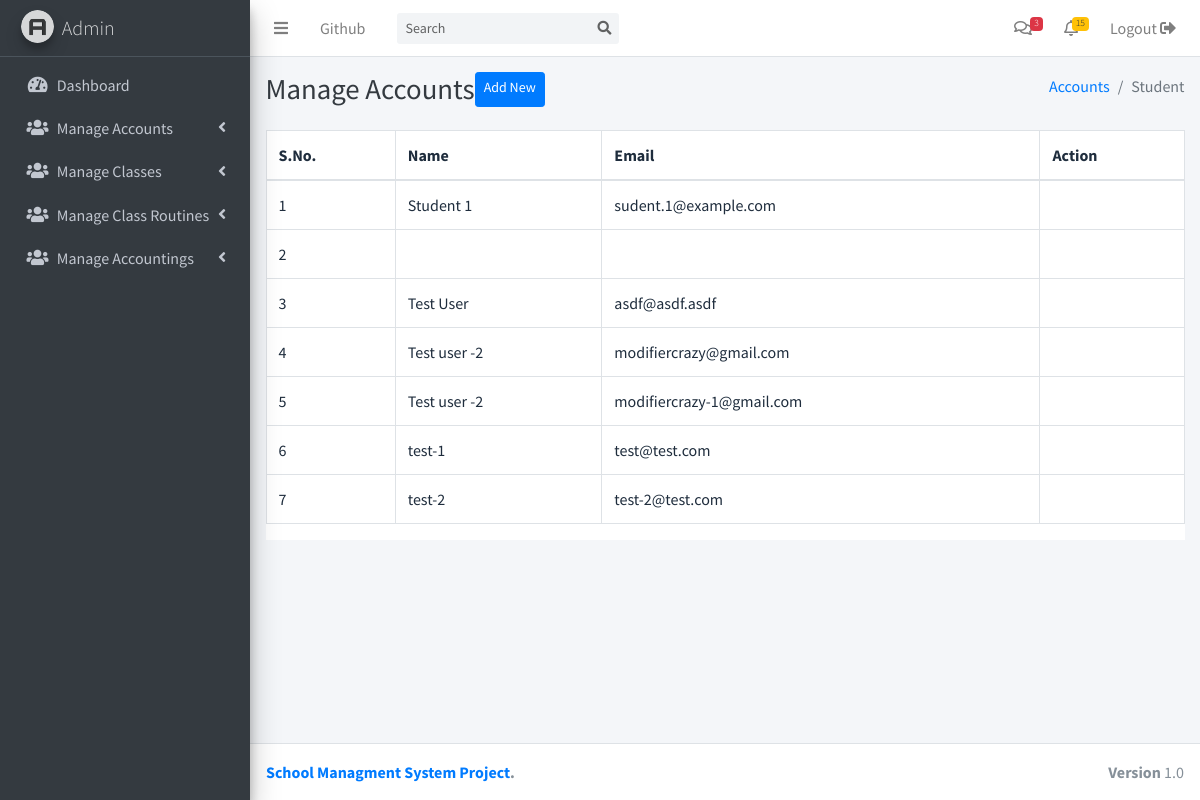
/admin/user-account.php?user=student (signed in), run on an earlier commit of the app's database.
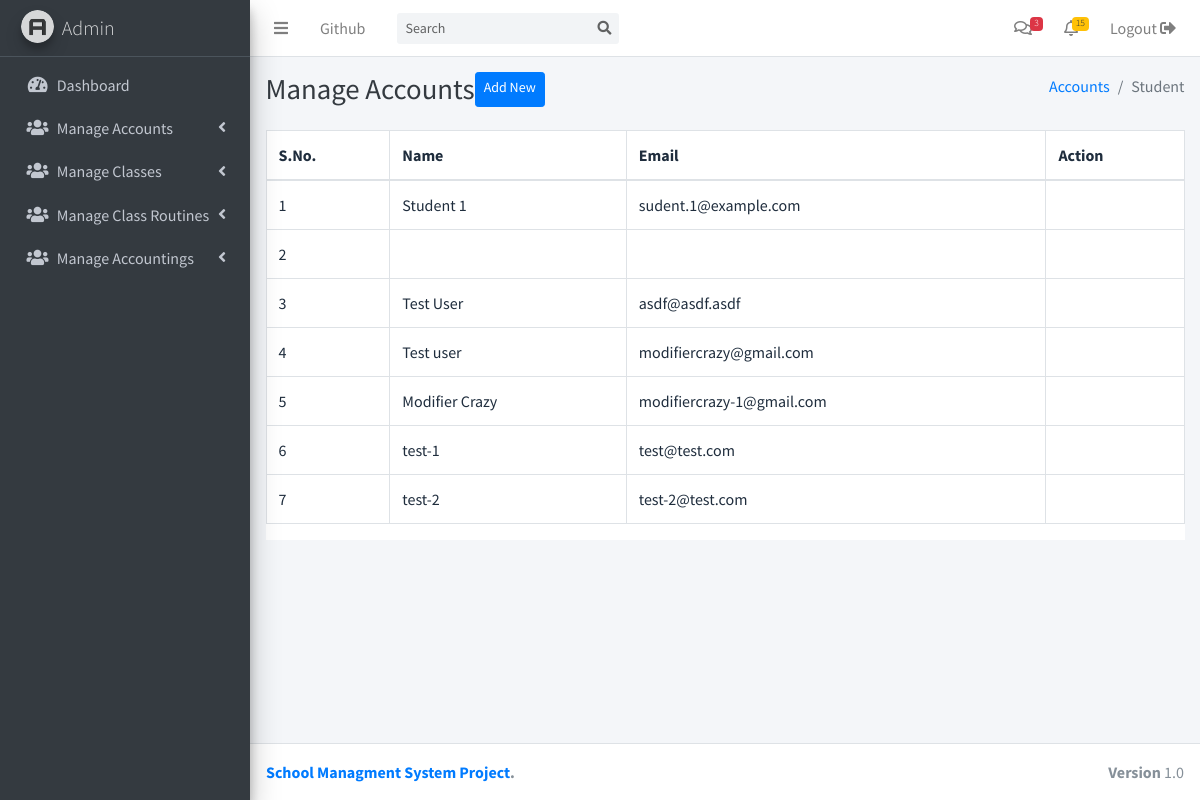
And on a later commit of the database.
### tables this page shows
CREATE TABLE `accounts` (
  `id` int(11) NOT NULL,
  `type` varchar(50) NOT NULL,
  `email` varchar(50) NOT NULL,
  `password` text NOT NULL,
  `name` text NOT NULL
);

### admin/user-account.php (the view, shortened to what the changed rows need)
<?php include('../includes/config.php') ?>
<?php include('header.php') ?>
<?php include('sidebar.php') ?>
    <div class="content-header">
      <div class="container-fluid">
        <div class="row mb-2">
          <div class="col-sm-6">
            <div class="d-flex">
              <h1 class="m-0 text-dark">Manage Accounts</h1>
            </div>
          </div>
        </div>
      </div>
    </div>
    <section class="content">
      <div class="container-fluid">
        <?php if(isset($_GET['action'])) { ?>
          <div class="card">
            <div class="card-body" id="form-container">
              <?php if($_GET['action'] == 'add-new'){ ?>
              <form action="" id="student-registration" method="post">
                <fieldset class="border border-secondary p-3 form-group">
                  <legend class="d-inline w-auto h6">Student Information</legend>
                    <div class="row">
                      <div class="col-lg-12">
                        <div class="form-group">
                          <label for="">Full Name</label>
                          <input type="text" class="form-control" placeholder="Full Name" name="name">
                        </div>
                      </div>
                      <div class="col-lg-4">
                        <div class="form-group">
                          <label for="">DOB</label>
                          <input type="date" required class="form-control" placeholder="DOB" name="dob">
                        </div>
                      </div>
                      <div class="col-lg-4">
                        <div class="form-group">
                          <label for="">Mobile</label>
                          <input type="text" class="form-control" placeholder="Mobile" name="mobile">
                        </div>
                      </div>
                      <div class="col-lg-4">
                        <div class="form-group">
                          <label for="">Email</label>
                          <input type="email" required class="form-control" placeholder="Email Address" name="email">
                        </div>
                      </div>
                      <div class="col-lg-12">
                        <div class="form-group">
                          <label for="">Address</label>
                          <input type="text" class="form-control" placeholder="Address" name="address">
                        </div>
                      </div>
                      <div class="col-lg-4">
                        <div class="form-group">
                          <label for="">Country</label>
                          <input type="text" class="form-control" placeholder="Country" name="country">
                        </div>
                      </div>
                      <div class="col-lg-4">
                        <div class="form-group">
                          <label for="">State</label>
                          <input type="text" class="form-control" placeholder="State" name="state">
                        </div>
                      </div>
                      <div class="col-lg-4">
                        <div class="form-group">
                          <label for="">Pin/Zip Code</label>
                          <input type="text" class="form-control" placeholder="Pin/Zip Code" name="zip">
                        </div>
                      </div>
                    </div>
                </fieldset>
                <fieldset class="border border-secondary p-3 form-group">
                  <legend class="d-inline w-auto h6">Parents Information</legend>
                    <div class="row">
                      <div class="col-lg-6">
                        <div class="form-group">
                          <label for="">Father's Name</label>
                          <input type="text" class="form-control" placeholder="Father's Name" name="father_name">
                        </div>
                      </div>
                      <div class="col-lg-6">
                        <div class="form-group">
                          <label for="">Father's Mobile</label>
                          <input type="text" class="form-control" placeholder="Father's Mobile" name="father_mobile">
                        </div>
                      </div>
                      <div class="col-lg-6">
                        <div class="form-group">
                          <label for="">Mother's Name</label>
                          <input type="text" class="form-control" placeholder="Mother's Name" name="mother_name">
                        </div>
                      </div>
                      <div class="col-lg-6">
                        <div class="form-group">
                          <label for="">Mothers's Mobile</label>
                          <input type="text" class="form-control" placeholder="Mothers's Mobile" name="mother_mobiler">
                        </div>
                      </div>
                      <div class="col-lg-12">
                        <div class="form-group">
                          <label for="">Address</label>
                          <input type="text" class="form-control" placeholder="Address" name="parents_address">
                        </div>
                      </div>
                      <div class="col-lg-4">
                        <div class="form-group">
                          <label for="">Country</label>
                          <input type="text" class="form-control" placeholder="Country" name="parents_country">
                        </div>
                      </div>
                      <div class="col-lg-4">
                        <div class="form-group">
                          <label for="">State</label>
                          <input type="text" class="form-control" placeholder="State" name="parents_state">
                        </div>
                      </div>
                      <div class="col-lg-4">
                        <div class="form-group">
                          <label for="">Pin/Zip Code</label>
                          <input type="text" class="form-control" placeholder="Pin/Zip Code" name="parents_zip">
                        </div>
                      </div>
                    </div>
                </fieldset>
                <fieldset class="border border-secondary p-3 form-group">
                  <legend class="d-inline w-auto h6">Last Qualification</legend>
                    <div class="row">
                      <div class="col-lg-12">
                        <div class="form-group">
                          <label for="">School Name</label>
                          <input type="text" class="form-control" placeholder="School Name" name="school_name">
                        </div>
                      </div>
                      <div class="col-lg">
                        <div class="form-group">
                          <label for="">Class</label>
                          <input type="text" class="form-control" placeholder="Class" name="previous_class">
                        </div>
                      </div>
                      <div class="col-lg">
                        <div class="form-group">
                          <label for="">Status</label>
                          <input type="text" class="form-control" placeholder="Status" name="status">
                        </div>
                      </div>
                      <div class="col-lg">
                        <div class="form-group">
                          <label for="">Total Marks</label>
                          <input type="text" class="form-control" placeholder="Total Marks" name="total_marks">
                        </div>
                      </div>
                      <div class="col-lg">
                        <div class="form-group">
                          <label for="">Obtain Marks</label>
                          <input type="text" class="form-control" placeholder="Obtain Marks" name="obtain_mark">
                        </div>
                      </div>
                      <div class="col-lg">
                        <div class="form-group">
                          <label for="">Percentage</label>
                          <input type="text" class="form-control" placeholder="Percentage" name="previous_percentage">
                        </div>
                      </div>
                    </div>
                </fieldset>
                <fieldset class="border border-secondary p-3 form-group">
                  <legend class="d-inline w-auto h6">Admission Details</legend>
                    <div class="row">
                      <div class="col-lg">
                        <div class="form-group">
                          <label for="">Class</label>
                          <input type="text" class="form-control" placeholder="Class" name="class">
                        </div>
                      </div>
                      <div class="col-lg">
                        <div class="form-group">
                          <label for="">Section</label>
                          <input type="text" class="form-control" placeholder="Section" name="section">
                        </div>
                      </div>
                      <div class="col-lg">
                        <div class="form-group">
                          <label for="">Subject Streem</label>
                          <input type="text" class="form-control" placeholder="Subject Streem" name="subject_streem">
                        </div>
                      </div>
                      <div class="col-lg">
                        <div class="form-group">
                          <label for="">Date of Admission</label>
                          <input type="date" class="form-control" placeholder="Date of Admission" name="doa">
                        </div>
                      </div>
                    </div>
                </fieldset>
                <div class="form-group">
                  <label for="online-payment"><input type="radio" name="payment_method" value="online" id="online-payment"> Online Payment</label>
                  <label for="offline-payment"><input type="radio" name="payment_method" value="offline" id="offline-payment"> Offline Payment</label>
                </div>
                <input type="hidden" name="type" value="<?php echo $_REQUEST['user'] ?>">
                <button type="submit" name="submit" class="btn btn-primary"><span id="loader" style='display:none'><i class="fas fa-circle-notch fa-spin"></i></span> Register</button>
              </form>
              <?php } elseif($_GET['action'] == 'fee-payment') { ?>
                <form action="" id="registration-fee" method="post">
                  <div class="row">
                    <div class="col-lg-4">
                      <div class="form-group">
                        <label for="">Reciept Number</label>
                        <input type="text" name="reciept_number" placeholder="Reciept Number" class="form-control">
                      </div>
                    </div>
                    <div class="col-lg-4">
                      <div class="form-group">
                        <label for="">Registration Fee</label>
                        <input type="text" name="registration_fee" placeholder="Registration Fee" class="form-control">
                      </div>
                    </div>
                  </div>
                  <input type="hidden" name="std_id" value="<?php echo isset($_GET['std_id'])?$_GET['std_id']:''?>">
                  <button type="submit" class="btn btn-primary">Submit</button>
                </form>
              <?php } ?>
            </div>
          </div>
        <?php  } else {?>
        <div class="table-responsive bg-white">
          <table class="table table-bordered">
            <thead>
              <tr>
                <th>S.No.</th>
                <th>Name</th>
                <th>Email</th>
                <th>Action</th>
              </tr>
            </thead>
            <tbody>
              <?php
              $count =1;
              $user_query = 'SELECT * FROM accounts WHERE `type` = "'.$_REQUEST['user'].'"';
              $user_result = mysqli_query($db_conn , $user_query);
              while ($users = mysqli_fetch_object($user_result))
              {
                ?>
              <tr>
                <td><?=$count++?></td>
                <td><?=$users->name?></td>
                <td><?=$users->email?></td>
                <td></td>
              </tr>
              <?php } ?>
            </tbody>
          </table>
        </div>
        <?php } ?>
      </div>
    </section>
<?php include('footer.php') ?>

What changed in the data, as far as the page shows it:
changed accounts "modifiercrazy@gmail.com": name "Test user -2" → "Test user"
changed accounts "modifiercrazy-1@gmail.com": name "Test user -2" → "Modifier Crazy"
